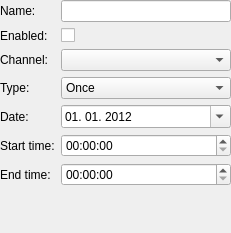
<?xml version="1.0" encoding="UTF-8"?>
<ui version="4.0">
 <class>RecorderTimersEditor</class>
 <widget class="QWidget" name="RecorderTimersEditor">
  <property name="geometry">
   <rect>
    <x>0</x>
    <y>0</y>
    <width>231</width>
    <height>233</height>
   </rect>
  </property>
  <property name="windowTitle">
   <string>Timers</string>
  </property>
  <property name="windowIcon">
   <iconset theme="time-admin">
    <normaloff/>
   </iconset>
  </property>
  <layout class="QGridLayout" name="gridLayout">
   <property name="leftMargin">
    <number>0</number>
   </property>
   <property name="topMargin">
    <number>0</number>
   </property>
   <property name="rightMargin">
    <number>0</number>
   </property>
   <property name="bottomMargin">
    <number>0</number>
   </property>
   <item row="5" column="1">
    <widget class="QLabel" name="labelDate">
     <property name="sizePolicy">
      <sizepolicy hsizetype="Maximum" vsizetype="Preferred">
       <horstretch>0</horstretch>
       <verstretch>0</verstretch>
      </sizepolicy>
     </property>
     <property name="text">
      <string>Date:</string>
     </property>
    </widget>
   </item>
   <item row="3" column="2" colspan="2">
    <widget class="QComboBox" name="editType">
     <item>
      <property name="text">
       <string>Once</string>
      </property>
     </item>
     <item>
      <property name="text">
       <string>Daily</string>
      </property>
     </item>
     <item>
      <property name="text">
       <string>Weekly</string>
      </property>
     </item>
     <item>
      <property name="text">
       <string>Weekdays</string>
      </property>
     </item>
    </widget>
   </item>
   <item row="3" column="1">
    <widget class="QLabel" name="labelType">
     <property name="sizePolicy">
      <sizepolicy hsizetype="Maximum" vsizetype="Preferred">
       <horstretch>0</horstretch>
       <verstretch>0</verstretch>
      </sizepolicy>
     </property>
     <property name="text">
      <string>Type:</string>
     </property>
    </widget>
   </item>
   <item row="2" column="1">
    <widget class="QLabel" name="labelChannel">
     <property name="sizePolicy">
      <sizepolicy hsizetype="Maximum" vsizetype="Preferred">
       <horstretch>0</horstretch>
       <verstretch>0</verstretch>
      </sizepolicy>
     </property>
     <property name="text">
      <string>Channel:</string>
     </property>
    </widget>
   </item>
   <item row="0" column="2" colspan="2">
    <widget class="QLineEdit" name="editName"/>
   </item>
   <item row="0" column="1">
    <widget class="QLabel" name="labelName">
     <property name="sizePolicy">
      <sizepolicy hsizetype="Maximum" vsizetype="Preferred">
       <horstretch>0</horstretch>
       <verstretch>0</verstretch>
      </sizepolicy>
     </property>
     <property name="text">
      <string>Name:</string>
     </property>
    </widget>
   </item>
   <item row="7" column="2" colspan="2">
    <widget class="QTimeEdit" name="editStartTime"/>
   </item>
   <item row="5" column="2" colspan="2">
    <widget class="QDateEdit" name="editDate">
     <property name="displayFormat">
      <string>dd. MM. yyyy</string>
     </property>
     <property name="calendarPopup">
      <bool>true</bool>
     </property>
     <property name="date">
      <date>
       <year>2012</year>
       <month>1</month>
       <day>1</day>
      </date>
     </property>
    </widget>
   </item>
   <item row="1" column="1">
    <widget class="QLabel" name="labelEnabled">
     <property name="sizePolicy">
      <sizepolicy hsizetype="Maximum" vsizetype="Preferred">
       <horstretch>0</horstretch>
       <verstretch>0</verstretch>
      </sizepolicy>
     </property>
     <property name="text">
      <string>Enabled:</string>
     </property>
    </widget>
   </item>
   <item row="8" column="1">
    <widget class="QLabel" name="labelEndTime">
     <property name="sizePolicy">
      <sizepolicy hsizetype="Maximum" vsizetype="Preferred">
       <horstretch>0</horstretch>
       <verstretch>0</verstretch>
      </sizepolicy>
     </property>
     <property name="text">
      <string>End time:</string>
     </property>
    </widget>
   </item>
   <item row="7" column="1">
    <widget class="QLabel" name="labelStartTime">
     <property name="sizePolicy">
      <sizepolicy hsizetype="Maximum" vsizetype="Preferred">
       <horstretch>0</horstretch>
       <verstretch>0</verstretch>
      </sizepolicy>
     </property>
     <property name="text">
      <string>Start time:</string>
     </property>
    </widget>
   </item>
   <item row="8" column="2" colspan="2">
    <widget class="QTimeEdit" name="editEndTime"/>
   </item>
   <item row="1" column="2">
    <widget class="QCheckBox" name="checkBoxEnabled"/>
   </item>
   <item row="9" column="1" colspan="3">
    <spacer name="spacer">
     <property name="orientation">
      <enum>Qt::Vertical</enum>
     </property>
     <property name="sizeHint" stdset="0">
      <size>
       <width>10</width>
       <height>10</height>
      </size>
     </property>
    </spacer>
   </item>
   <item row="2" column="2" colspan="2">
    <widget class="QComboBox" name="editChannel"/>
   </item>
  </layout>
 </widget>
 <tabstops>
  <tabstop>editName</tabstop>
  <tabstop>editType</tabstop>
  <tabstop>editDate</tabstop>
  <tabstop>editStartTime</tabstop>
  <tabstop>editEndTime</tabstop>
 </tabstops>
 <resources/>
 <connections/>
</ui>
